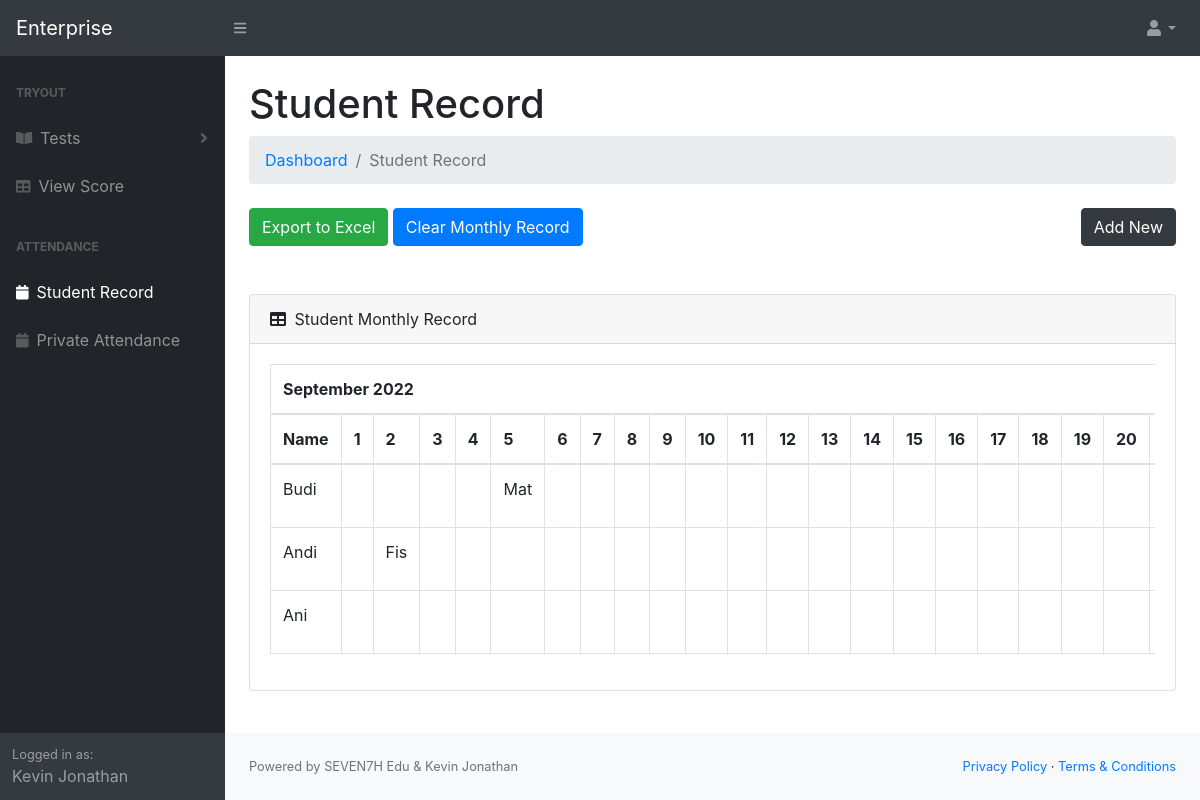
Screenshot of /enterprise/studentrecord.php (signed in) with the database file from the repository.
### tables this page shows
CREATE TABLE `heyseven7h_attendance` (
  `id` int(11) NOT NULL,
  `name` varchar(200) NOT NULL,
  `cal1` varchar(10) NOT NULL,
  `cal2` varchar(10) NOT NULL,
  `cal3` varchar(10) NOT NULL,
  `cal4` varchar(10) NOT NULL,
  `cal5` varchar(10) NOT NULL,
  `cal6` varchar(10) NOT NULL,
  `cal7` varchar(10) NOT NULL,
  `cal8` varchar(10) NOT NULL,
  `cal9` varchar(10) NOT NULL,
  `cal10` varchar(10) NOT NULL,
  `cal11` varchar(10) NOT NULL,
  `cal12` varchar(10) NOT NULL,
  `cal13` varchar(10) NOT NULL,
  `cal14` varchar(10) NOT NULL,
  `cal15` varchar(10) NOT NULL,
  `cal16` varchar(10) NOT NULL,
  `cal17` varchar(10) NOT NULL,
  `cal18` varchar(10) NOT NULL,
  `cal19` varchar(10) NOT NULL,
  `cal20` varchar(10) NOT NULL,
  `cal21` varchar(10) NOT NULL,
  `cal22` varchar(10) NOT NULL,
  `cal23` varchar(10) NOT NULL,
  `cal24` varchar(10) NOT NULL,
  `cal25` varchar(10) NOT NULL,
  `cal26` varchar(10) NOT NULL,
  `cal27` varchar(10) NOT NULL,
  `cal28` varchar(10) NOT NULL,
  `cal29` varchar(10) NOT NULL,
  `cal30` varchar(10) NOT NULL,
  `cal31` varchar(10) NOT NULL
);

### enterprise/studentrecord.php (the view, shortened to what this page needs)
<?php
require_once 'connect.php';
if (isset($_SESSION["loggedin"])) {
?>
<!DOCTYPE html>
<html lang="en">
<head>
    <link href="css/styles.css" rel="stylesheet" />
    <link href="https://cdn.datatables.net/1.10.20/css/dataTables.bootstrap4.min.css" rel="stylesheet"
 />
</head>
<body class="sb-nav-fixed">
    <?php include('components/navbar.php'); ?>
    <div id="layoutSidenav_content">
        <main>
            <div class="container-fluid">
                <h1 class="mt-4">Student Record</h1>
                <ol class="breadcrumb mb-4">
                    <li class="breadcrumb-item"><a href="index.php">Dashboard</a></li>
                    <li class="breadcrumb-item active">Student Record</li>
                </ol>
                <div class="row">
                    <div class="col-sm-6">
                        <button class="btn btn-success" onclick="exportTableToXlsx()">Export to Excel</button>
                        <button class="btn btn-primary" data-toggle="modal" data-target="#clearModal">Clear Monthly
                            Record</button>
                    </div>
                    <div class="col-sm-6">
                        <button style="float: right;" class="btn btn-dark" data-toggle="modal"
                            data-target="#addNewModal">Add
                            New</button>
                    </div>
                </div>
                <br><br>
                <div class="card mb-4">
                    <div class="card-header">
                        <i class="fas fa-table mr-1"></i>
                        Student Monthly Record
                    </div>
                    <div class="card-body">
                        <div class="table-responsive">
                            <table class="table table-bordered" id="dataTable" width="100%" cellspacing="0">
                                <thead>
                                    <tr>
                                        <th colspan="34" id="monthName"></th>
                                    </tr>
                                    <tr>
                                        <th>Name</th>
                                        <th>1</th>
                                        <th>2</th>
                                        <th>3</th>
                                        <th>4</th>
                                        <th>5</th>
                                        <th>6</th>
                                        <th>7</th>
                                        <th>8</th>
                                        <th>9</th>
                                        <th>10</th>
                                        <th>11</th>
                                        <th>12</th>
                                        <th>13</th>
                                        <th>14</th>
                                        <th>15</th>
                                        <th>16</th>
                                        <th>17</th>
                                        <th>18</th>
                                        <th>19</th>
                                        <th>20</th>
                                        <th>21</th>
                                    </tr>
                                </thead>
                                <tbody>
                                    <?php
                                        $sql = "SELECT * FROM heyseven7h_attendance";
                                        $result = $conn->query($sql);
                                        if ($result->num_rows > 0) {
                                            while($row = $result->fetch_assoc()) {
                                                echo "<tr>
                                                <td>" . $row["name"]. "</td>
                                                <td>" . $row["cal1"]. "</td>
                                                <td>" . $row["cal2"]. "</td>
                                                <td>" . $row["cal3"]. "</td>
                                                <td>" . $row["cal4"]. "</td>
                                                <td>" . $row["cal5"]. "</td>
                                                <td>" . $row["cal6"]. "</td>
                                                <td>" . $row["cal7"]. "</td>
                                                <td>" . $row["cal8"]. "</td>
                                                <td>" . $row["cal9"]. "</td>
                                                <td>" . $row["cal10"]. "</td>
                                                <td>" . $row["cal11"]. "</td>
                                                <td>" . $row["cal12"]. "</td>
                                                <td>" . $row["cal13"]. "</td>
                                                <td>" . $row["cal14"]. "</td>
                                                <td>" . $row["cal15"]. "</td>
                                                <td>" . $row["cal16"]. "</td>
                                                <td>" . $row["cal17"]. "</td>
                                                <td>" . $row["cal18"]. "</td>
                                                <td>" . $row["cal19"]. "</td>
                                                <td>" . $row["cal20"]. "</td>
                                                <td>" . $row["cal21"]. "</td>
                                                <td>" . $row["cal22"]. "</td>
                                                <td>" . $row["cal23"]. "</td>
                                                <td>" . $row["cal24"]. "</td>
                                                <td>" . $row["cal25"]. "</td>
                                                <td>" . $row["cal26"]. "</td>
                                                <td>" . $row["cal27"]. "</td>
                                                <td>" . $row["cal28"]. "</td>
                                                <td>" . $row["cal29"]. "</td>
                                                <td>" . $row["cal30"]. "</td>
                                                " . $row[""]. "".$row[""]."<td>
                                                <button class='btn btn-danger action' title='Delete' onclick='deleteEntry(".$row["id"].")' data-toggle='modal' data-target='#deleteModal'><i class='fas fa-trash'></i></button></td>
                                                </tr>";
                                            }
                                        }
                                    ?>
                                </tbody>
                            </table>
                        </div>
                    </div>
                </div>
            </div>
        </main>
        <?php include('components/footer.php'); ?>
    </div>
    </div>
</body>
</html>
<?php
}
else{
    header("location:login.php");
}
?>

### rows the page displays
heyseven7h_attendance: name "Budi", cal5 "Mat"
heyseven7h_attendance: name "Andi", cal2 "Fis"
heyseven7h_attendance: name "Ani"

### other values shown
$_SESSION["name"] "Kevin Jonathan"
